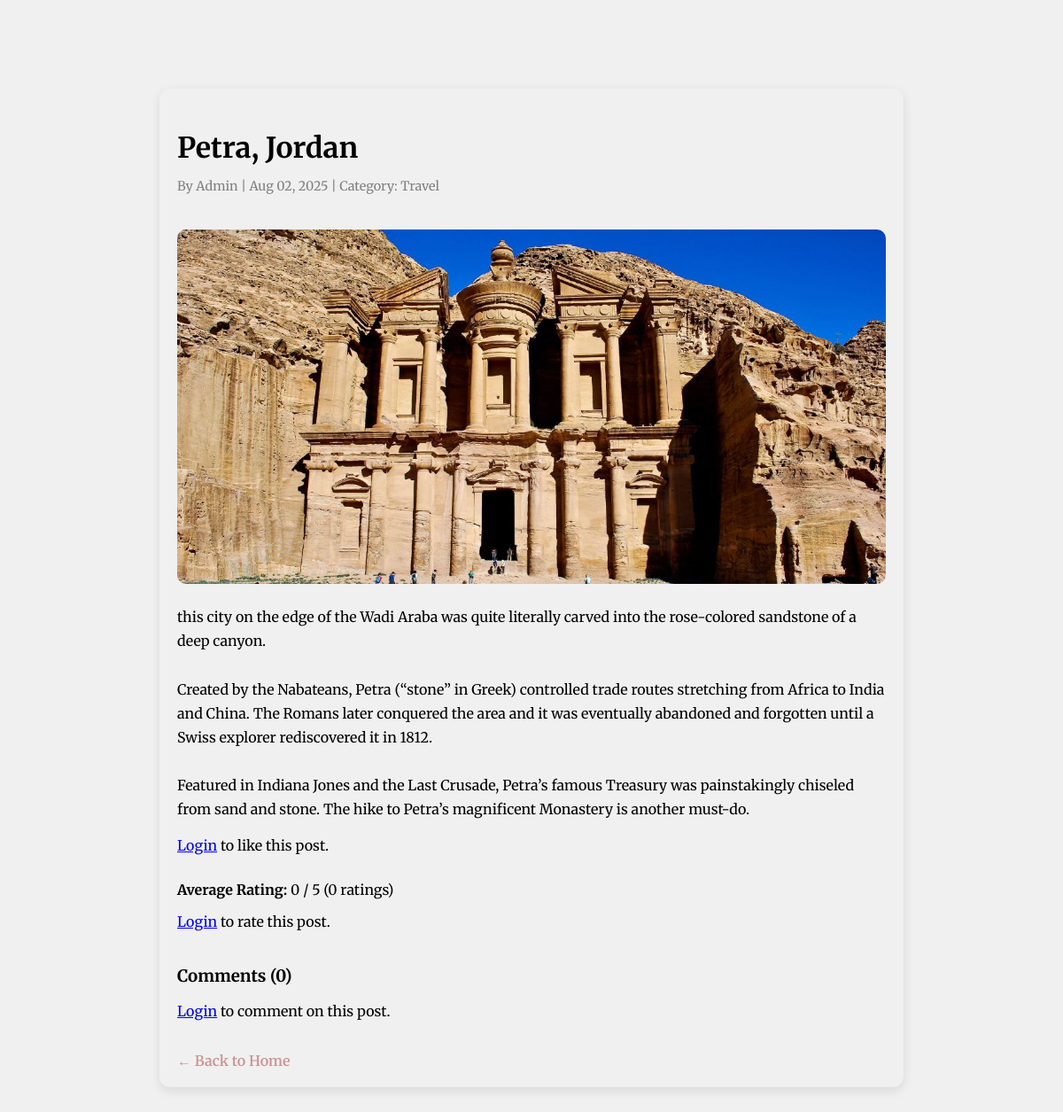
The app's page /blog-view.php?id=12, older data.
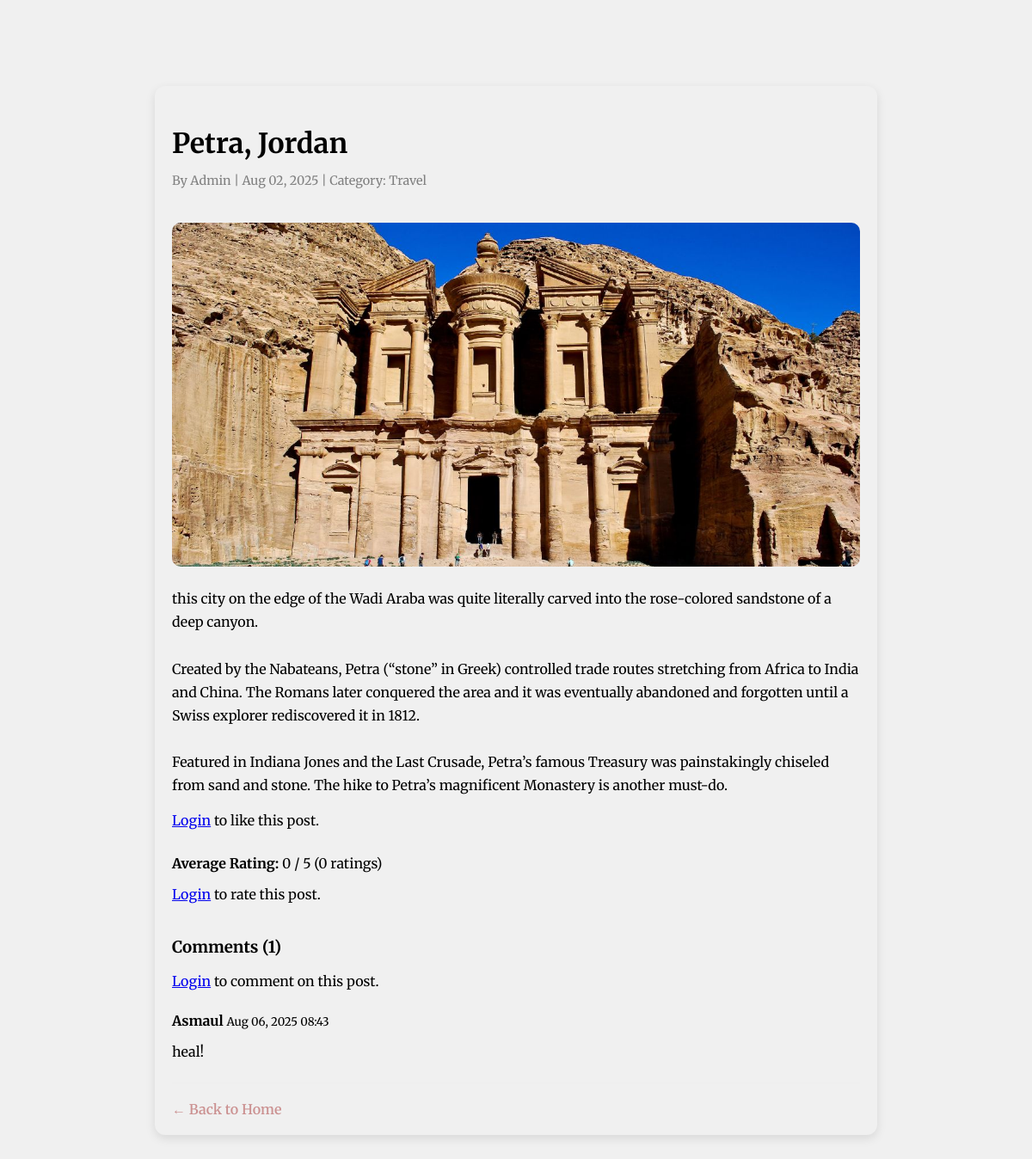
The same page, newer data.
### tables this page shows
CREATE TABLE `comments` (
  `id` int(11) NOT NULL,
  `user_id` int(11) NOT NULL,
  `username` varchar(50) NOT NULL,
  `post_id` int(11) NOT NULL,
  `parent_id` int(11) DEFAULT NULL,
  `comment` text NOT NULL,
  `is_hidden` tinyint(1) DEFAULT 0,
  `created_at` datetime DEFAULT current_timestamp()
);

CREATE TABLE `users` (
  `id` int(11) NOT NULL,
  `fullname` varchar(100) DEFAULT NULL,
  `username` varchar(50) NOT NULL,
  `email` varchar(100) NOT NULL,
  `password` varchar(255) NOT NULL,
  `role` enum('admin','blogger','reader') DEFAULT 'reader',
  `bio` text DEFAULT NULL,
  `profile_image` varchar(255) DEFAULT NULL,
  `created_at` timestamp NOT NULL DEFAULT current_timestamp()
);

### blog-view.php (the view, shortened to what this page needs)
<?php
require_once 'php/config.php';
$id = intval($_GET['id']);
$stmt = $conn->prepare("
    SELECT p.*, c.name AS category_name
    FROM posts p
    LEFT JOIN categories c ON p.category_id = c.id
    WHERE p.id = ? AND p.status = 'published'
");
$stmt->bind_param("i", $id);
$stmt->execute();
$result = $stmt->get_result();
$post = $result->fetch_assoc();
$likeCountStmt = $conn->prepare("SELECT COUNT(*) AS total FROM likes WHERE post_id = ?");
$likeCountStmt->bind_param("i", $id);
$likeCountStmt->execute();
$likeResult = $likeCountStmt->get_result();
$likeCount = $likeResult->fetch_assoc()['total'] ?? 0;
$userLiked = false;
$likedUsers = [];
$usersStmt = $conn->prepare("
    SELECT u.username
    FROM likes l
    JOIN users u ON l.user_id = u.id
    WHERE l.post_id = ?
    LIMIT 5
");
$usersStmt->bind_param("i", $id);
$usersStmt->execute();
$usersResult = $usersStmt->get_result();
while ($row = $usersResult->fetch_assoc()) {
    $likedUsers[] = $row['username'];
}
$comments = [];
$commentStmt = $conn->prepare("
    SELECT c.*, u.username
    FROM comments c
    JOIN users u ON c.user_id = u.id
    WHERE c.post_id = ? AND c.is_hidden = 0
    ORDER BY c.created_at DESC
");
$commentStmt->bind_param("i", $id);
$commentStmt->execute();
$commentsResult = $commentStmt->get_result();
while ($comment = $commentsResult->fetch_assoc()) {
    $comments[] = $comment;
}
$ratingAvgStmt = $conn->prepare("
    SELECT AVG(rating) as avg_rating, COUNT(*) as total_ratings
    FROM ratings
    WHERE post_id = ?
");
$ratingAvgStmt->bind_param("i", $id);
$ratingAvgStmt->execute();
$ratingAvgResult = $ratingAvgStmt->get_result()->fetch_assoc();
$avgVal = $ratingAvgResult['avg_rating'] ?? 0;
$averageRating = $avgVal ? round((float)$avgVal, 1) : 0;
$totalRatings = $ratingAvgResult['total_ratings'] ?? 0;
$userRating = 0;
?>
<!DOCTYPE html>
<html lang="en">
<head>
</head>
<body>
<main class="blog-detail">
  <article>
    <h1><?= htmlspecialchars($post['title']) ?></h1>
    <p class="meta">
      By <?= htmlspecialchars($post['author'] ?? 'Unknown Author') ?> |
      <?= date('M d, Y', strtotime($post['created_at'])) ?> |
      Category: <?= htmlspecialchars($post['category_name'] ?? 'Uncategorized') ?>
    </p>
    <?php if (!empty($post['image'])): ?>
      <img src="uploads/<?= htmlspecialchars($post['image']) ?>" alt="<?= htmlspecialchars($post['title']) ?>">
    <?php endif; ?>
    <div class="content"><?= nl2br(htmlspecialchars($post['content'])) ?></div>
    <?php if (isset($_SESSION['user_id'])): ?>
      <button id="likeBtn" class="like-btn <?= $userLiked ? 'liked' : '' ?>">
        <?= $userLiked ? 'Unlike' : 'Like' ?> (<span id="likeCount"><?= $likeCount ?></span>)
      </button>
      <?php if (!empty($likedUsers)): ?>
        <p class="liked-users">❤️ Liked by <?= implode(", ", $likedUsers) ?><?= ($likeCount > count($likedUsers)) ? " and others" : "" ?></p>
      <?php endif; ?>
    <?php else: ?>
      <p><a href="login.php">Login</a> to like this post.</p>
    <?php endif; ?>
    <div class="rating-section" style="margin-top: 30px;">
      <strong>Average Rating:</strong> <span id="avgRating"><?= $averageRating ?></span> / 5 (<?= $totalRatings ?> ratings)
      <br>
      <?php if (isset($_SESSION['user_id'])): ?>
        <div id="ratingStars" class="rating-stars" data-post-id="<?= $id ?>">
          <?php for ($i=1; $i<=5; $i++): ?>
            <span class="star <?= ($i <= $userRating) ? 'filled' : '' ?>" data-value="<?= $i ?>">&#9733;</span>
          <?php endfor; ?>
        </div>
        <small>Click a star to rate</small>
      <?php else: ?>
        <p><a href="login.php">Login</a> to rate this post.</p>
      <?php endif; ?>
    </div>
    <div class="comment-section">
      <h3>Comments (<?= count($comments) ?>)</h3>
      <?php if (isset($_SESSION['user_id'])): ?>
        <form id="commentForm" method="POST" style="margin-bottom: 20px;">
          <textarea name="comment" id="commentText" rows="3" required placeholder="Write your comment here..."></textarea>
          <input type="hidden" name="post_id" value="<?= $id ?>">
          <button type="submit">Submit Comment</button>
        </form>
      <?php else: ?>
        <p><a href="login.php">Login</a> to comment on this post.</p>
      <?php endif; ?>
      <div id="commentsList">
        <?php foreach ($comments as $comment): ?>
          <div class="comment">
            <span class="username"><?= htmlspecialchars($comment['username']) ?></span>
            <small><?= date('M d, Y H:i', strtotime($comment['created_at'])) ?></small>
            <p><?= nl2br(htmlspecialchars($comment['comment'])) ?></p>
          </div>
        <?php endforeach; ?>
      </div>
    </div>
    <a href="index.php" class="back-link">&larr; Back to Home</a>
  </article>
</main>
</body>
</html>

Row changes from the older to the newer data that the page shows:
added comments: user.username "Asmaul", created_at "Aug 06, 2025 08:43", comment "heal!"
Text that changed along with them:
count($comments): "0" → "1"
